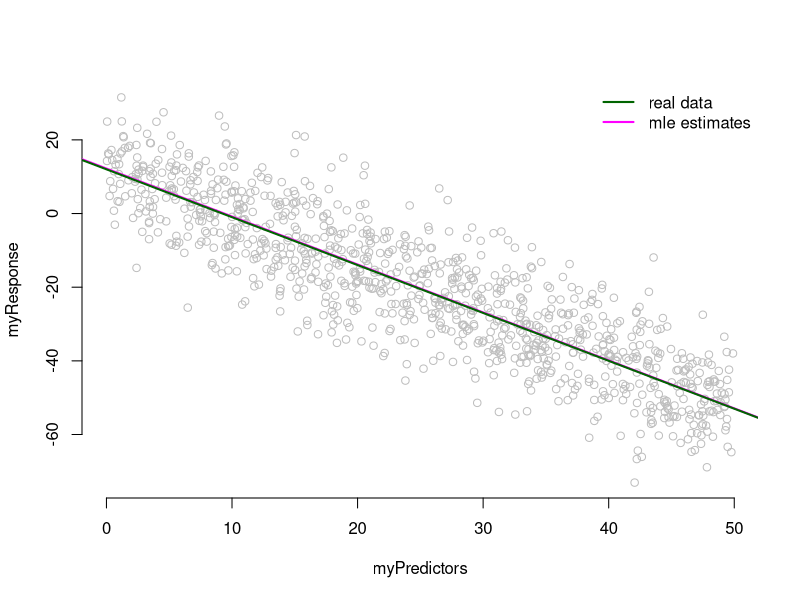

Here is the R script that generated this plot:
## ---- chunk 1

#simulating predictors with the uniform distribution
myPredictors = runif(1000, min=0, max=50)

# making variables for each parameter
myIntercept=12
mySigma=10
myBeta= -1.3

#making a function to take a predictor and get a response out.
myLinearSim <- function(i){
  myMean = mean=myIntercept + i*myBeta ## get the mean based on a linear equation
  responseI = rnorm(n=1, myMean, sd=mySigma) ## add in the normally distributed error to get a response
  return(responseI)
}
myResponse = sapply(myPredictors, myLinearSim) ## get the responses that correspond with each predictor
## ---- chunk 2
x <- seq(0,100,length.out=1000) #generate the predictors as a grid
y <- rnorm(1e3,mean=-1.3*x+12,sd=10) #calculate the response variable all in one line!
## ---- chunk 3

myModel=lm(myResponse~myPredictors)
summary(myModel)


plot(myPredictors, myResponse, bty="n", col = "gray")
abline(myModel, col = "magenta", lwd=2)
abline(a=myIntercept, b=myBeta, col = "darkgreen", lwd=2)
legend('topright', c('real data','mle estimates'), bty="n", col=c('darkgreen',"magenta"), lwd=2)
## ---- chunk 4

## we want P(D|theta) x P(theta) = P(D|Alpha, Beta, Sigma) x p(Alpha, beta, sigma)
      
myIntercept=13
myBeta = -1
mySigma = 11

## this is the first part P(D|Alpha, Beta, Sigma)
firstPart =  sum(dnorm(myResponse,mean=myIntercept+myBeta*myPredictors,sd=mySigma,log=TRUE))

## this is the second part p(Alpha, beta, sigma)
secondPart = dnorm(myIntercept, mean=0, sd=1, log=T) + dnorm(myBeta, mean=0, sd=1, log=T) + dexp(mySigma, rate=1, log=T)

## don't forget the log product rule!!
firstPart+secondPart

##note that your answers will be different because you likely started with different predictors.
